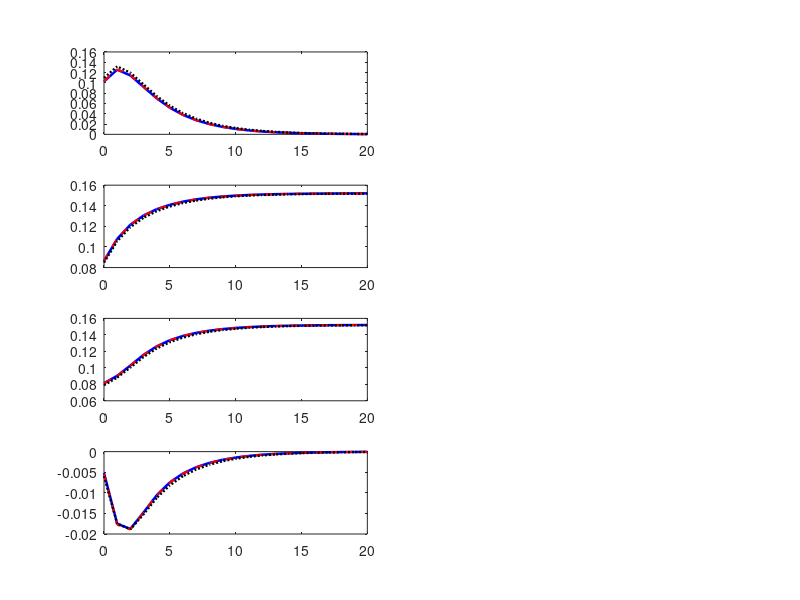

Reproduce this figure in MATLAB. (Note: this script raises an error after producing the figure.)
% ============================================================
%  IRFs a los dos shocks monetarios — tres parametrizaciones
%  Uribe-A: producto, inflación, tasa nominal, tasa real
% ============================================================

load('irfs_A.mat');

H  = length(irf_mc5.dpi_obs_e_gm);
hh = 0:H-1;

shocks  = {'e_gm', 'e_zm'};
titulos = {'Shock permanente a la meta (X_t^m)', ...
           'Shock transitorio a la tasa (z_t^m)'};

irfs  = {irf_mc5, irf_mc6, irf_mh};
estilos = {'b-', 'r--', 'k:'};
anchos  = [1.8, 1.5, 1.7];
etiq    = {'Moda (mc=5)','Moda (mc=6)','Media posterior'};

figure('Position',[60 60 1000 720],'Color','w');

for s = 1:2
    sh = shocks{s};
    for p = 1:3
        I = irfs{p};
        % niveles acumulados
        Y  = cumsum(I.(['dy_obs_'  sh])(1:H));
        PI = cumsum(I.(['dpi_obs_' sh])(1:H));
        II = cumsum(I.(['di_obs_'  sh])(1:H));
        R  = I.(['r_obs_' sh])(1:H);

        datos = {Y, PI, II, R};
        for v = 1:4
            subplot(4,2,(v-1)*2+s);
            plot(hh, datos{v}, estilos{p}, 'LineWidth', anchos(p)); hold on;
        end
    end

    nombres = {'Producto (%)','Inflación (pp anual)', ...
               'Tasa nominal (pp anual)','Tasa real (pp anual)'};
    for v = 1:4
        subplot(4,2,(v-1)*2+s);
        yline(0,'k:'); grid on; box off; xlim([0 H-1]);
        if v==1
            title(titulos{s},'FontSize',10,'Interpreter','tex');
            if s==1, legend(etiq,'Box','off','Location','best','FontSize',7); end
        end
        if s==1, ylabel(nombres{v},'FontSize',8); end
        if v==4, xlabel('Trimestres'); end
    end
end

saveas(gcf,'irfs_A_tres.png');
